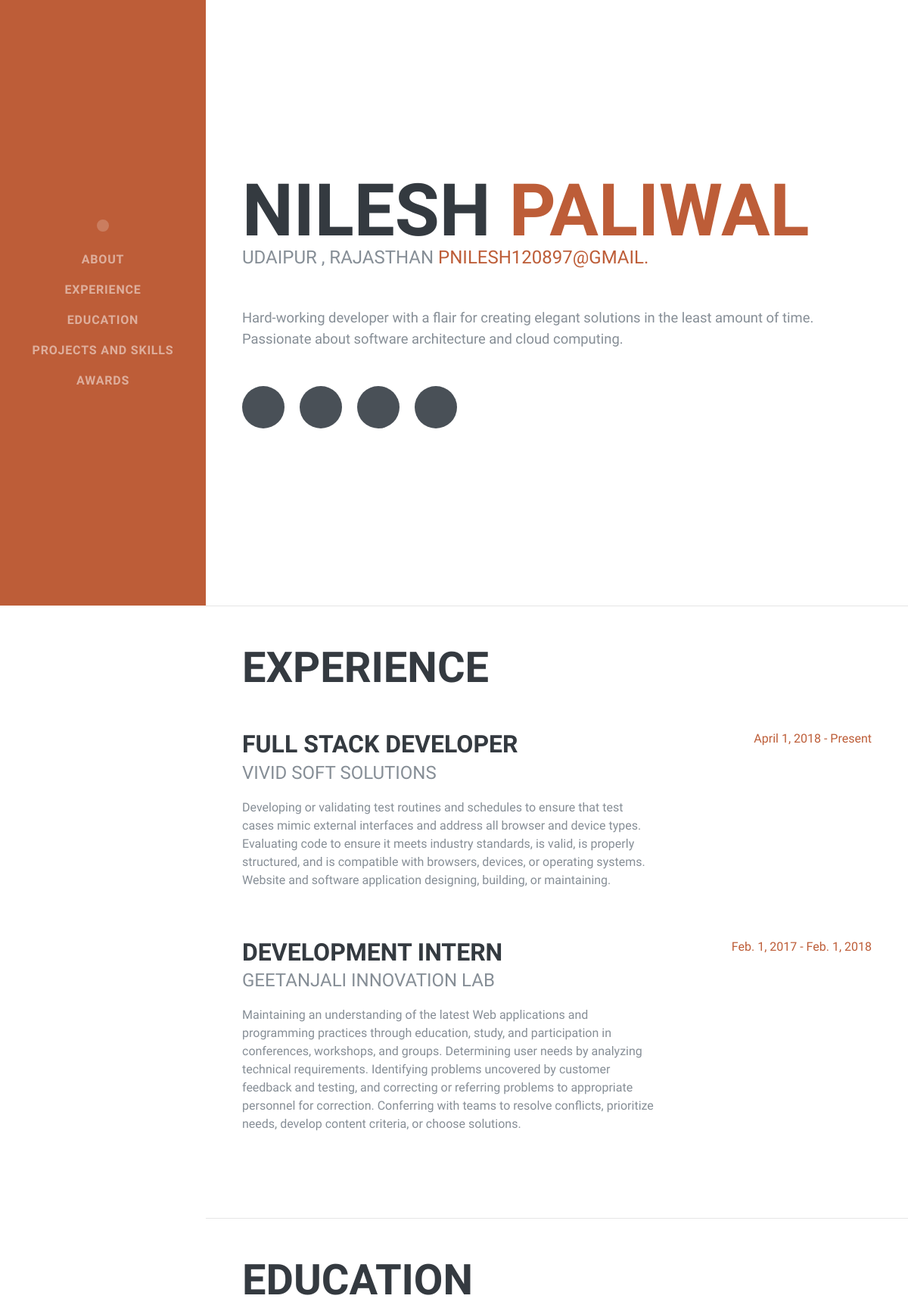
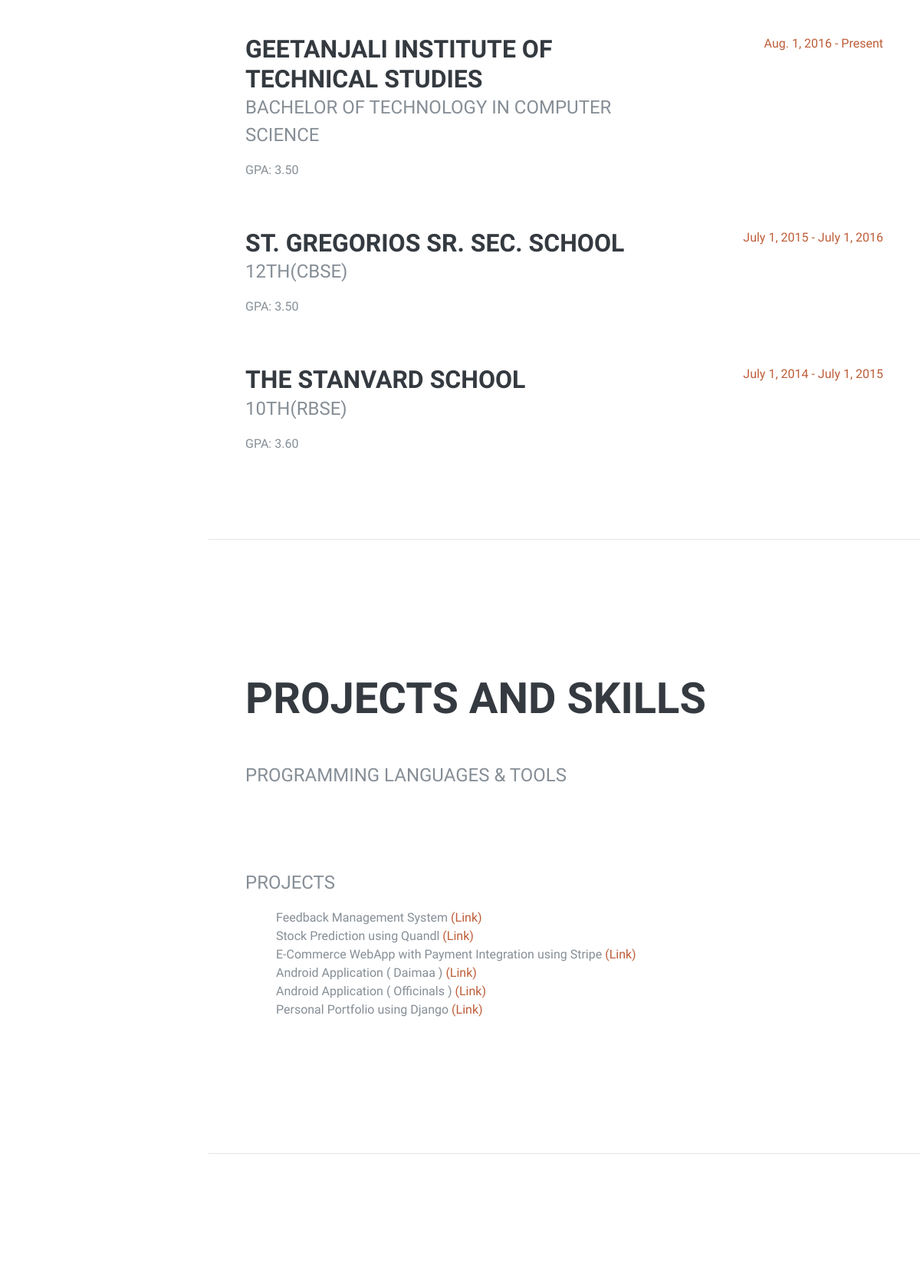
Page /Resume/ (upper part) on the committed database (2 pictures, top to bottom).
### Resume/models.py (models this page shows)
class AboutSection(models.Model):
	first_name = models.CharField(max_length = 20)
	last_name = models.CharField(max_length = 20)
	address = models.TextField(blank=True, null=True)
	phone = PhoneField(blank=True, help_text='Contact phone number')
	email = models.CharField(max_length = 20)
	about = models.TextField(blank=True, null=True)

class SocialIconsAndLinks(models.Model):
	icon_name = models.CharField(max_length = 200)
	link = models.CharField(max_length = 200)

class ExperienceSection(models.Model):
	post = models.CharField(max_length = 50)
	company_name = models.CharField(max_length = 50)
	description = models.TextField(blank=True, null=True)
	date_from = models.DateField(blank=True, null=True)
	date_to = models.DateField(blank=True, null=True)
	present = models.BooleanField(default=False)

class EducationSection(models.Model):
	school_name = models.CharField(max_length = 100)
	field_of_study = models.CharField(max_length = 100)
	gpa = models.DecimalField(decimal_places=2, max_digits=10)
	date_from = models.DateField(blank=True, null=True)
	date_to = models.DateField(blank=True, null=True)
	present = models.BooleanField(default=False)

class SkillsIconSection(models.Model):
	icon_name = models.CharField(max_length = 20)

class ProjectSection(models.Model):
	name = models.CharField(max_length = 100)
	link = models.CharField(max_length = 500)

### Resume/views.py (the view)
# urls.py: path("",views.index),
def index(request):
	objAboutSection= AboutSection.objects.get(id=1)
	objExperienceSection = ExperienceSection.objects.all()
	objEducationSection = EducationSection.objects.all()
	objProjectSection = ProjectSection.objects.all()
	objSkillsIconSection = SkillsIconSection.objects.all()
	objAwardSection = AwardSection.objects.all()
	objSocialIconsAndLinks = SocialIconsAndLinks.objects.all()
	context = {
		"objAbout" : objAboutSection ,
		"objExperience" : objExperienceSection,
		"objEducation" : objEducationSection,
		"objProject" : objProjectSection,
		"objSkillsIcon" : objSkillsIconSection,
		"objAward" : objAwardSection,
		"objSocialIconsAndLinks" : objSocialIconsAndLinks
	}
	return render(request,"index.html",context)

### Resume/templates/index.html (shortened to what this page needs)
<!DOCTYPE html>
<html lang="en">
{% load static %}
<head>
  <link rel="stylesheet" href="{% static 'vendor/bootstrap/css/bootstrap.min.css' %}">
  <link href="{% static 'vendor/fontawesome-free/css/all.min.css' %}" rel="stylesheet">
  <link href="{% static 'css/resume.min.css' %}" rel="stylesheet">
</head>
<body id="page-top">
  <nav class="navbar navbar-expand-lg navbar-dark bg-primary fixed-top" id="sideNav">
    <a class="navbar-brand js-scroll-trigger" href="#page-top">
       <span class="d-none d-lg-block">
        <img class="img-fluid img-profile rounded-circle mx-auto mb-2" src="{% static 'img/profile.jpg' %}" alt="">
      </span>
    </a>
    <div class="collapse navbar-collapse" id="navbarSupportedContent">
      <ul class="navbar-nav">
        <li class="nav-item">
          <a class="nav-link js-scroll-trigger" href="#about">About</a>
        </li>
        <li class="nav-item">
          <a class="nav-link js-scroll-trigger" href="#experience">Experience</a>
        </li>
        <li class="nav-item">
          <a class="nav-link js-scroll-trigger" href="#education">Education</a>
        </li>
        <li class="nav-item">
          <a class="nav-link js-scroll-trigger" href="#skills">Projects and Skills</a>
        </li>
        <li class="nav-item">
          <a class="nav-link js-scroll-trigger" href="#awards">Awards</a>
        </li>
      </ul>
    </div>
  </nav>
  <div class="container-fluid p-0">
    <section class="resume-section p-3 p-lg-5 d-flex align-items-center" id="about">
      <div class="w-100">
        <h1 class="mb-0">{{ objAbout.first_name }}
          <span class="text-primary">{{ objAbout.last_name }}</span>
        </h1>
        <div class="subheading mb-5">{{ objAbout.address }}
          <a href="mailto:name@email.com">{{ objAbout.email }}</a>
        </div>
        <p class="lead mb-5">{{ objAbout.about }}</p>
        <div class="social-icons">
          {% for iconandlink in objSocialIconsAndLinks %}
          <a href="{{ iconandlink.link }}" target="_blank">
            <i class="{{ iconandlink.icon_name }}"></i>
          </a>
          {% endfor %}
        </div>
      </div>
    </section>
    <hr class="m-0">
    <section class="resume-section p-3 p-lg-5 d-flex justify-content-center" id="experience">
      <div class="w-100">
        <h2 class="mb-5">Experience</h2>
        {% for exp in objExperience %}
        <div class="resume-item d-flex flex-column flex-md-row justify-content-between mb-5">
          <div class="resume-content">
            <h3 class="mb-0">{{ exp.post }}</h3>
            <div class="subheading mb-3">{{ exp.company_name }}</div>
            <p>{{ exp.description }}</p>
          </div>
          <div class="resume-date text-md-right">
            <span class="text-primary">{{ exp.date_from }} -{% if not exp.present %} {{ exp.date_to }} {% else %} Present {% endif %}</span>
          </div>
        </div>
        {% endfor %}
      </div>
    </section>
    <hr class="m-0">
    <section class="resume-section p-3 p-lg-5 d-flex align-items-center" id="education">
      <div class="w-100">
        <h2 class="mb-5">Education</h2>
        {% for edu in objEducation %}
        <div class="resume-item d-flex flex-column flex-md-row justify-content-between mb-5">
          <div class="resume-content">
            <h3 class="mb-0">{{ edu.school_name }}</h3>
            <div class="subheading mb-3">{{ edu.field_of_study }}</div>
            <p>GPA: {{ edu.gpa }}</p>
          </div>
          <div class="resume-date text-md-right">
            <span class="text-primary">{{ edu.date_from }} -{% if not edu.present %} {{ edu.date_to }} {% else %} Present {% endif %}</span>
          </div>
        </div>
        {% endfor %}
      </div>
    </section>
    <hr class="m-0">
    <section class="resume-section p-3 p-lg-5 d-flex align-items-center" id="skills">
      <div class="w-100">
        <h2 class="mb-5">Projects and Skills</h2>
        <div class="subheading mb-3">Programming Languages &amp; Tools</div>
        <ul class="list-inline dev-icons">
          {% for icon in objSkillsIcon %}
          <li class="list-inline-item">
            <i class="{{ icon.icon_name }}"></i>
          </li>
          {% endfor %}
        </ul>
        <div class="subheading mb-3">Projects</div>
        <ul class="fa-ul mb-0">
          {% for project in objProject %}
          <li>
            <i class="fa-li fa fa-check"></i>
            {{ project.name }} <a href="{{ project.link }}" , target="_blank">(Link)</a> </li>
          {% endfor %}
        </ul>
      </div>
    </section>
    <hr class="m-0">
    <section class="resume-section p-3 p-lg-5 d-flex align-items-center" id="awards">
    </section>
  </div>
</body>
</html>

### rows in the picture
AboutSection: first_name "NILESH", last_name "PALIWAL", address "UDAIPUR , RAJASTHAN", email "PNILESH120897@GMAIL.", about "Hard-working developer with a flair for creating elegant solutions in the least amount of time. Passionate about software architecture and cloud computing."
ExperienceSection: post "FULL STACK DEVELOPER", company_name "VIVID SOFT SOLUTIONS", description "Developing or validating test routines and schedules to ensure that test cases mimic external interfaces and address all browser and device types. Evaluating code to ensure it meets industry standards, is valid, is properly structured, and is compatible with browsers, devices, or operating systems. Website and software application designing, building, or maintaining.", date_from "April 1, 2018", present "Present"
ExperienceSection: post "DEVELOPMENT INTERN", company_name "GEETANJALI INNOVATION LAB", description "Maintaining an understanding of the latest Web applications and programming practices through education, study, and participation in conferences, workshops, and groups. Determining user needs by analyzing technical requirements. Identifying problems uncovered by customer feedback and testing, and correcting or referring problems to appropriate personnel for correction. Conferring with teams to resolve conflicts, prioritize needs, develop content criteria, or choose solutions.", date_from "Feb. 1, 2017", date_to "Feb. 1, 2018"
EducationSection: school_name "GEETANJALI INSTITUTE OF TECHNICAL STUDIES", field_of_study "BACHELOR OF TECHNOLOGY IN COMPUTER SCIENCE", gpa "3.50", date_from "Aug. 1, 2016", present "Present"
EducationSection: school_name "ST. GREGORIOS SR. SEC. SCHOOL", field_of_study "12TH(CBSE)", gpa "3.50", date_from "July 1, 2015", date_to "July 1, 2016"
EducationSection: school_name "THE STANVARD SCHOOL", field_of_study "10TH(RBSE)", gpa "3.60", date_from "July 1, 2014", date_to "July 1, 2015"
ProjectSection: name "Feedback Management System"
ProjectSection: name "Stock Prediction using Quandl"
ProjectSection: name "E-Commerce WebApp with Payment Integration using Stripe"
ProjectSection: name "Android Application ( Daimaa )"
ProjectSection: name "Android Application ( Officinals )"
ProjectSection: name "Personal Portfolio using Django"
